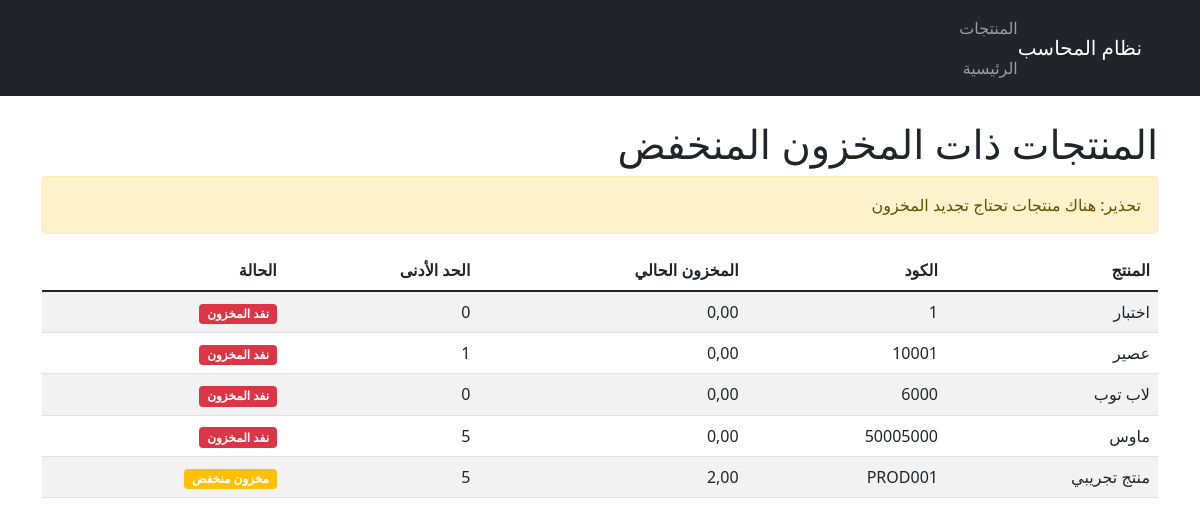
/products/low-stock/ (signed in), run on the app's committed database.
### products/models.py (models this page shows, shortened)
class Product(models.Model):
    PRODUCT_TYPES = [
        ('product', 'منتج'),
        ('service', 'خدمة'),
        ('raw_material', 'مادة خام'),
    ]
    name = models.CharField(max_length=200, verbose_name='اسم المنتج')
    code = models.CharField(max_length=50, unique=True, verbose_name='كود المنتج')
    barcode = models.CharField(max_length=50, blank=True, verbose_name='الباركود')
    category = models.ForeignKey(Category, on_delete=models.PROTECT, verbose_name='الفئة')
    unit = models.ForeignKey(Unit, on_delete=models.PROTECT, verbose_name='الوحدة')
    product_type = models.CharField(max_length=20, choices=PRODUCT_TYPES, default='product', verbose_name='نوع المنتج')
    description = models.TextField(blank=True, verbose_name='الوصف')
    image = models.ImageField(upload_to='products/', blank=True, verbose_name='صورة المنتج')
    cost_price = models.DecimalField(max_digits=10, decimal_places=2, validators=[MinValueValidator(Decimal('0.01'))], verbose_name='سعر التكلفة')
    selling_price = models.DecimalField(max_digits=10, decimal_places=2, validators=[MinValueValidator(Decimal('0.01'))], verbose_name='سعر البيع')
    min_selling_price = models.DecimalField(max_digits=10, decimal_places=2, blank=True, null=True, verbose_name='أقل سعر بيع')
    current_stock = models.DecimalField(max_digits=10, decimal_places=2, default=0, verbose_name='المخزون الحالي')
    min_stock = models.PositiveIntegerField(default=10, verbose_name='الحد الأدنى للمخزون')
    max_stock = models.DecimalField(max_digits=10, decimal_places=2, default=0, verbose_name='الحد الأقصى للمخزون')
    track_stock = models.BooleanField(default=True, verbose_name='تتبع المخزون')
    is_active = models.BooleanField(default=True, verbose_name='نشط')
    allow_negative_stock = models.BooleanField(default=False, verbose_name='السماح بالمخزون السالب')
    created_at = models.DateTimeField(auto_now_add=True, verbose_name='تاريخ الإنشاء')
    updated_at = models.DateTimeField(auto_now=True, verbose_name='تاريخ التحديث')
    class Meta:
        verbose_name = 'منتج'
        verbose_name_plural = 'المنتجات'
        ordering = ['name']

### products/views.py (the view)
# urls.py: path('low-stock/', views.low_stock_products, name='low_stock_products'),
@login_required
def low_stock_products(request):
    products = Product.objects.filter(
        is_active=True,
        track_stock=True,
        current_stock__lte=F('min_stock')
    ).select_related('category', 'unit')
    context = {
        'products': products,
        'title': 'المنتجات ذات المخزون المنخفض'
    }
    return render(request, 'products/low_stock_products.html', context)

### templates/products/low_stock_products.html (shortened to what this page needs)
<!DOCTYPE html>
<html lang="ar" dir="rtl">
<head>
    <link href="https://cdn.jsdelivr.net/npm/bootstrap@5.1.3/dist/css/bootstrap.min.css" rel="stylesheet">
</head>
<body>
    <nav class="navbar navbar-dark bg-dark">
        <div class="container">
            <a class="navbar-brand" href="/">نظام المحاسب</a>
            <div class="navbar-nav ms-auto">
                <a class="nav-link" href="/products/">المنتجات</a>
                <a class="nav-link" href="/">الرئيسية</a>
            </div>
        </div>
    </nav>
    <div class="container mt-4">
        <h1>المنتجات ذات المخزون المنخفض</h1>
        {% if products %}
            <div class="alert alert-warning">تحذير: هناك منتجات تحتاج تجديد المخزون</div>
            <div class="table-responsive">
                <table class="table table-striped">
                    <thead>
                        <tr>
                            <th>المنتج</th>
                            <th>الكود</th>
                            <th>المخزون الحالي</th>
                            <th>الحد الأدنى</th>
                            <th>الحالة</th>
                        </tr>
                    </thead>
                    <tbody>
                        {% for product in products %}
                        <tr>
                            <td>{{ product.name }}</td>
                            <td>{{ product.code }}</td>
                            <td>{{ product.current_stock }}</td>
                            <td>{{ product.min_stock }}</td>
                            <td>
                                {% if product.current_stock <= 0 %}
                                    <span class="badge bg-danger">نفد المخزون</span>
                                {% else %}
                                    <span class="badge bg-warning">مخزون منخفض</span>
                                {% endif %}
                            </td>
                        </tr>
                        {% endfor %}
                    </tbody>
                </table>
            </div>
        {% else %}
            <div class="alert alert-success">جميع المنتجات لديها مخزون كافٍ</div>
        {% endif %}
    </div>
</body>
</html>

### data on the page
Product: name "اختبار", code "1", current_stock "0,00", min_stock "0", shows "نفد المخزون"
Product: name "عصير", code "10001", current_stock "0,00", min_stock "1", shows "نفد المخزون"
Product: name "لاب توب", code "6000", current_stock "0,00", min_stock "0", shows "نفد المخزون"
Product: name "ماوس", code "50005000", current_stock "0,00", min_stock "5", shows "نفد المخزون"
Product: name "منتج تجريبي", code "PROD001", current_stock "2,00", min_stock "5", shows "مخزون منخفض"
